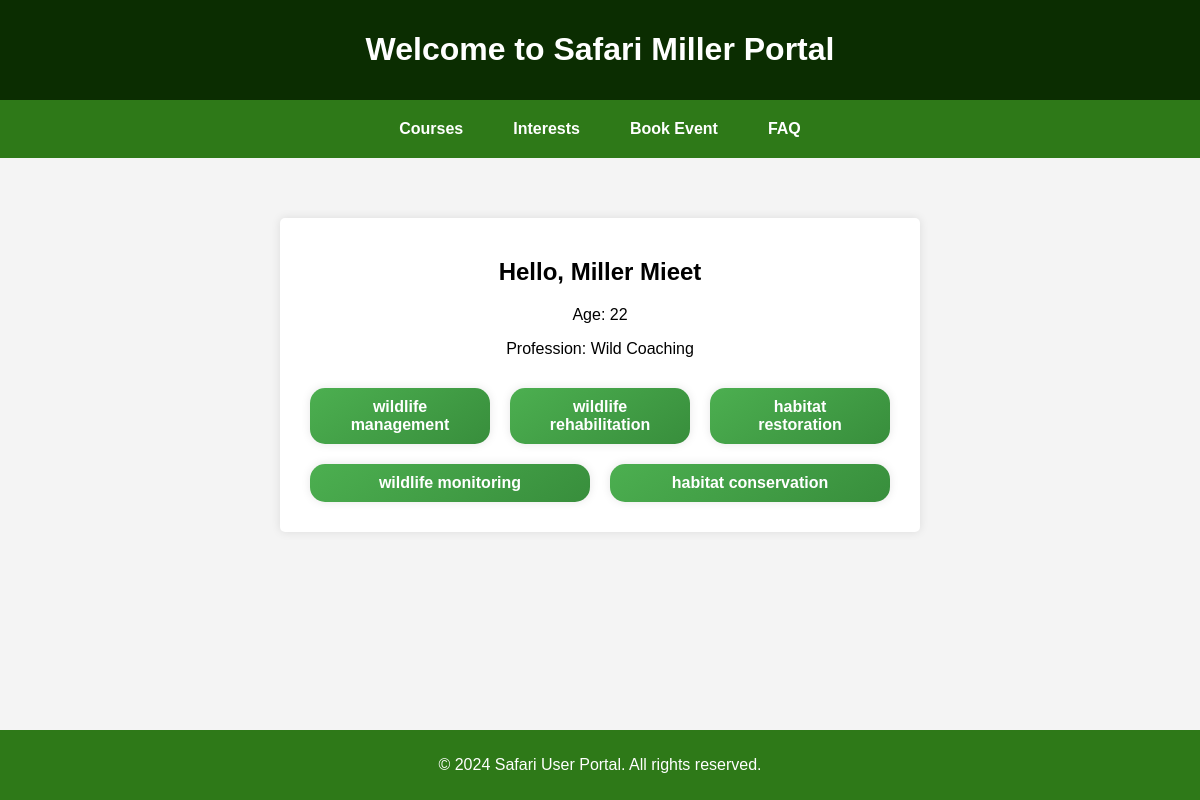
Page /safari_learning/landing_page/ (signed in) on the committed database.
### safari_learning/models.py (models this page shows, shortened)
class SafariUser(AbstractUser):
    age = models.PositiveSmallIntegerField(validators=[validate_age], null=True)
    profession = models.CharField(max_length=200)
    interests = models.JSONField(null=True)

### safari_learning/views.py (the view)
# urls.py: path("landing_page/", views.LandingView, name='landing_page'),
def LandingView(request):
    template_name = "safari_learning/safari_landingpage.html"
    context_variable = {}
    if request.user.is_authenticated:
        context_variable["logged_in_user"] = request.user
        return render(request, template_name, context_variable)
    redirectback_here_link = reverse("safari:login")
    return redirect(redirectback_here_link)

### safari_learning/templates/safari_learning/safari_landingpage.html (shortened to what this page needs)
<!DOCTYPE html>
<html lang="en">
  <head>
    {% load static %}
    <link rel="stylesheet" href="{% static 'styles/Landingpage.css' %}">
  </head>
  <body>
    <header>
      <h1>Welcome to Safari {{logged_in_user.first_name}} Portal</h1>
    </header>
    <nav>
      <a href="{% url 'safari:homepage' %}">Courses</a>
      <a href="{% url 'safari:interests' user.id %}">Interests</a>
      <a href="{% url 'safari:book_event' %}">Book Event</a>
      <a href="{% url 'safari:faq_page' %}">FAQ</a>
    </nav>
<main>
    <div class="container">
      <div class="user-info">
        <h2>Hello, {{ logged_in_user.first_name }} {{ logged_in_user.last_name }}</h2>
        <p>Age: {{ logged_in_user.age }}</p>
        <p>Profession: {{ logged_in_user.profession }}</p>
        <div class="interests">
          {% for interest in logged_in_user.interests.interests %}
            <div class="interest">{{ interest }}</div>
          {% endfor %}
        </div>
      </div>
    </div>
  </main>
    <footer>
      <p>&copy; 2024 Safari User Portal. All rights reserved.</p>
    </footer>
  </body>
</html>

### safari_learning/static/styles/Landingpage.css (style rules this page uses)
html, body { height: 100%; margin: 0; padding: 0; display: flex; flex-direction: column; }
body { font-family: Arial, sans-serif; background-color: #f4f4f4; }
header { background-color: #0b2d01; color: #fff; padding: 10px 0; text-align: center; }
nav { display: flex; justify-content: center; background-color: #2e7918; padding: 10px; }
nav a { color: white; text-decoration: none; margin: 0 15px; font-weight: bold; padding: 10px; border-radius: 5px; }
main { flex: 1; padding: 20px; }
.container { padding: 20px; text-align: center; }
.user-info { background-color: #fff; padding: 20px; border-radius: 5px; box-shadow: 0 0 10px rgba(0, 0, 0, 0.1); margin: 20px auto; max-width: 600px; }
.interests { display: flex; flex-wrap: wrap; justify-content: center; margin-top: 20px; }
.interest { margin: 10px; padding: 10px 20px; border-radius: 15px; background-color: #2e7918; color: white; font-weight: bold; box-shadow: 0 0 10px rgba(0, 0, 0, 0.1); background: linear-gradient(145deg, #4caf50, #388e3c); transition: transform 0.2s; flex: 1; }
footer { background-color: #2e7918; color: #fff; text-align: center; padding: 10px 0; width: 100%; }

### rows in the picture
SafariUser: first_name "Miller", last_name "Mieet", age "22", profession "Wild Coaching"

### other values in the picture
{{ interest }} "wildlife management" "wildlife rehabilitation" "habitat restoration" "wildlife monitoring" "habitat conservation"
